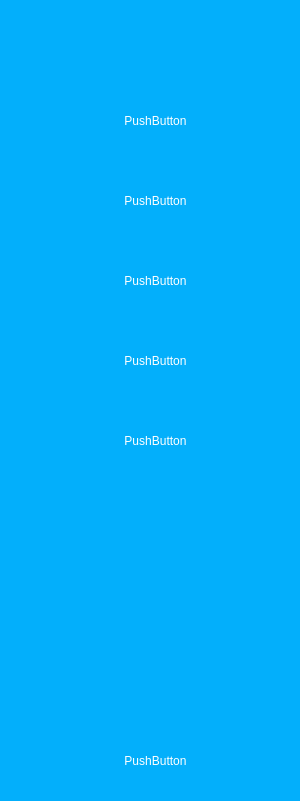
    <widget class="QWidget" name="widget_2" native="true">
     <property name="minimumSize">
      <size>
       <width>251</width>
       <height>801</height>
      </size>
     </property>
     <property name="styleSheet">
      <string notr="true">QWidget{
background-color:rgb(3, 175, 251)
}

QPushButton{
color:white;
height:50px;
border:none;
border-radius:10px;
}

QPushButton:checked{
background-color:#FFFFFF;
color:#063263;
font-weight:bold;
}</string>
     </property>
     <widget class="QPushButton" name="profile">
      <property name="geometry">
       <rect>
        <x>20</x>
        <y>410</y>
        <width>271</width>
        <height>61</height>
       </rect>
      </property>
      <property name="text">
       <string>PushButton</string>
      </property>
     </widget>
     <widget class="QPushButton" name="offerts">
      <property name="geometry">
       <rect>
        <x>20</x>
        <y>250</y>
        <width>271</width>
        <height>61</height>
       </rect>
      </property>
      <property name="text">
       <string>PushButton</string>
      </property>
     </widget>
     <widget class="QPushButton" name="cont">
      <property name="geometry">
       <rect>
        <x>20</x>
        <y>330</y>
        <width>271</width>
        <height>61</height>
       </rect>
      </property>
      <property name="text">
       <string>PushButton</string>
      </property>
     </widget>
     <widget class="QPushButton" name="cart">
      <property name="geometry">
       <rect>
        <x>20</x>
        <y>170</y>
        <width>271</width>
        <height>61</height>
       </rect>
      </property>
      <property name="text">
       <string>PushButton</string>
      </property>
     </widget>
     <widget class="QPushButton" name="dashboard">
      <property name="geometry">
       <rect>
        <x>20</x>
        <y>90</y>
        <width>271</width>
        <height>61</height>
       </rect>
      </property>
      <property name="text">
       <string>PushButton</string>
      </property>
     </widget>
     <widget class="QPushButton" name="signout">
      <property name="geometry">
       <rect>
        <x>20</x>
        <y>730</y>
        <width>271</width>
        <height>61</height>
       </rect>
      </property>
      <property name="text">
       <string>PushButton</string>
      </property>
     </widget>
    </widget>
